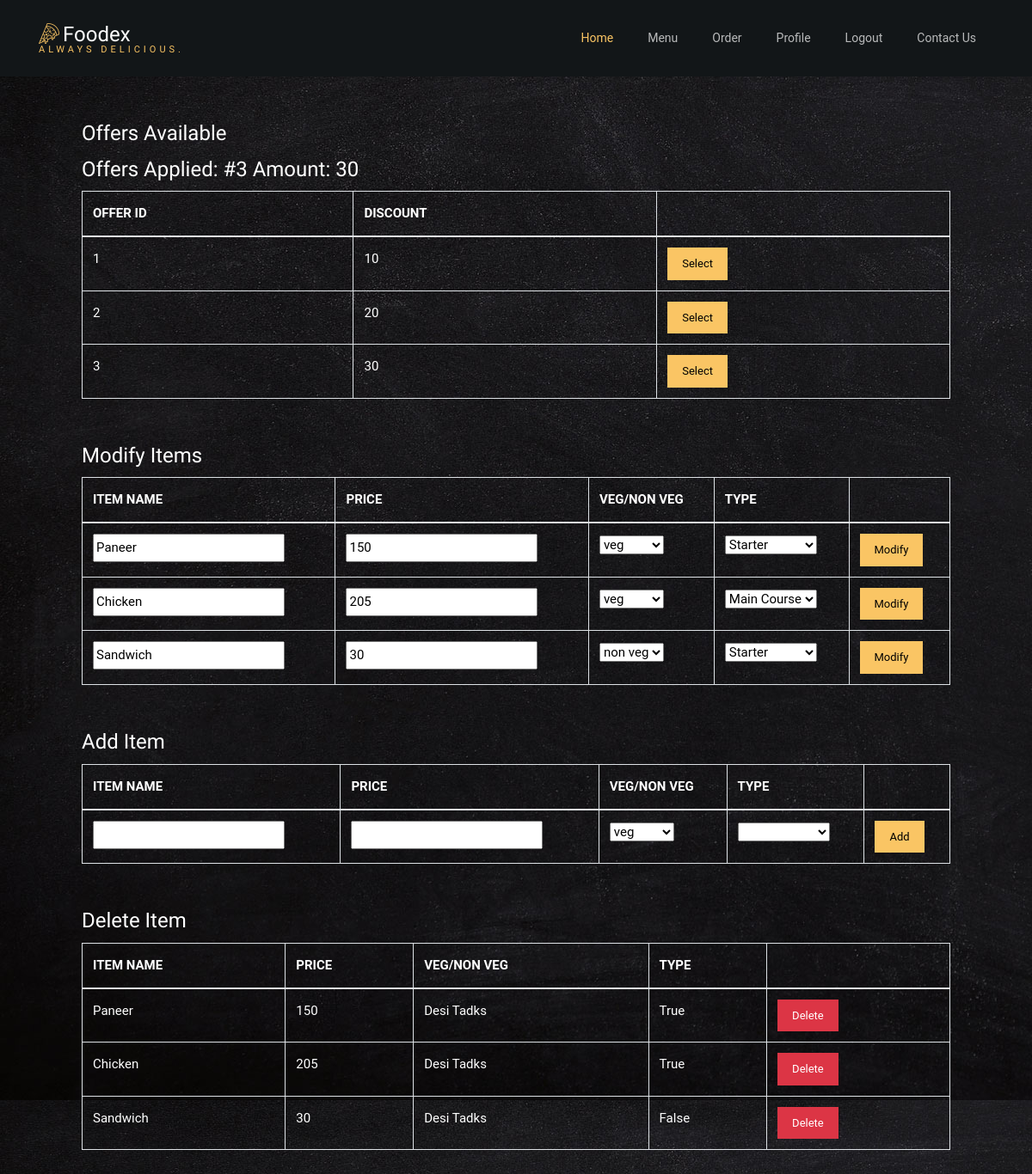
The page /restaurant/menu/ (signed in) on the database its author committed.
### webapp/models.py (models this page shows)
class Offer(models.Model):
    offer_id = models.AutoField(primary_key=True)
    discount = models.IntegerField(blank=False)

class Restaurant(models.Model):
    restaurant_id = models.AutoField(primary_key=True)
    name = models.CharField(max_length=20, blank=False)
    owner = models.ForeignKey(RestaurantOwner, on_delete=models.CASCADE)
    address = models.CharField(max_length=50, blank=False)
    location = models.ForeignKey(Location, on_delete=models.DO_NOTHING)
    avg_time = models.CharField(max_length=4, blank=False)
    avg_cost = models.CharField(max_length=5, blank=False)
    is_exclusive = models.BooleanField(default=False)
    phone = models.CharField(max_length=10, blank=False)
    cuisine = models.ForeignKey(Cuisine, on_delete=models.DO_NOTHING)
    r_logo = models.FileField(blank=True)
    offer = models.ForeignKey(Offer, on_delete=models.DO_NOTHING)
    def __str__(self):
        return self.name

class FoodItem(models.Model):
    food_item_id = models.AutoField(primary_key=True)
    type = models.ForeignKey(ItemType, on_delete=models.DO_NOTHING)
    name = models.CharField(max_length=40, blank=False)
    is_veg = models.BooleanField(default=True)

class ItemType(models.Model):
    type_id = models.AutoField(primary_key=True)
    name = models.CharField(max_length=20, blank=False)

### webapp/views.py (the view, shortened to what this page needs)
# urls.py: path('restaurant/menu/', views.menu_manipulation, name='menu'),
@login_required(login_url='/login/restaurant/')
def menu_manipulation(request):
    if not request.user.is_authenticated:
        return redirect("rlogin")
    rest = Restaurant.objects.get(owner=RestaurantOwner.objects.get(user_id=request.user.id))
    food = FoodRestaurant.objects.filter(restaurant=rest)
    menu = []
    for x in food:
        y = FoodItem.objects.get(food_item_id=x.food_item_id)
        cmenu = []
        cmenu.append(x.food_item_id)
        cmenu.append(y.name)
        cmenu.append(x.cost)
        cmenu.append(x.restaurant)
        cmenu.append(y.is_veg)
        print("yello")
        print(y.type)
        itype = ItemType.objects.get(type_id=y.type.type_id)
        cmenu.append(itype.name)
        cmenu.append(itype.type_id)
        if y.is_veg == 1:
            cmenu.append("veg")
        else:
            cmenu.append("non veg")
        menu.append(cmenu)
    offers = Offer.objects.all()
    appliedoffer = Offer.objects.get(offer_id=rest.offer_id)
    i1 = ItemType.objects.all()
    itemtypes = []
    vegarray = [[0, "non veg"], [1, "veg"]]
    for x in i1:
        itemtypes.append([x.type_id, x.name])
    context = {
        "menu": menu,
        "user": request.user,
        "itemtypes": itemtypes,
        "vegarray": vegarray,
        "offer": offers,
        "applied": appliedoffer
    }
    return render(request, 'webapp/menu_modify.html', context)

### webapp/templates/webapp/menu_modify.html (shortened to what this page needs)
<!DOCTYPE html>
{% load static %}
<html lang="en">
<head>
    <link rel="stylesheet" href="{% static "css/open-iconic-bootstrap.min.css" %}">
    <link rel="stylesheet" href="{% static "css/animate.css" %}">
    <link rel="stylesheet" href="{% static "css/owl.carousel.min.css" %}">
    <link rel="stylesheet" href="{% static "css/owl.theme.default.min.css" %}">
    <link rel="stylesheet" href="{% static "css/magnific-popup.css" %}">
    <link rel="stylesheet" href="{% static "css/aos.css" %}">
    <link rel="stylesheet" href="{% static "css/ionicons.min.css" %}">
    <link rel="stylesheet" href="{% static "css/bootstrap-datepicker.css" %}">
    <link rel="stylesheet" href="{% static "css/jquery.timepicker.css" %}">
    <link rel="stylesheet" href="{% static "css/flaticon.css" %}">
    <link rel="stylesheet" href="{% static "css/icomoon.css" %}">
    <link rel="stylesheet" href="{% static "css/style.css" %}">
    <link rel="stylesheet" href="{% static "css/index.css" %}">
    <link rel="stylesheet" href="{% static "css/table_profile.css" %}">
</head>
<body>
<nav class="navbar navbar-expand-lg navbar-dark ftco_navbar bg-dark ftco-navbar-light" id="ftco-navbar">
    <div class="container">
        <a class="navbar-brand" href="{% url 'rest_index' %}"><span
                class="flaticon-pizza-1 mr-1"></span>Foodex<br><small>Always Delicious.</small></a>
        <div class="collapse navbar-collapse" id="ftco-nav">
            <ul class="navbar-nav ml-auto">
                <li class="nav-item active"><a href="{% url 'rest_index' %}" class="nav-link">Home</a></li>
                <li class="nav-item"><a href="{% url 'menu' %}" class="nav-link">Menu</a></li>
                 <li class="nav-item"><a href="{% url 'orderlist' %}" class="nav-link">Order</a></li>
                <li class="nav-item"><a href="{% url 'rest_profile' %}" class="nav-link">Profile</a></li>
                {% if request.user.is_authenticated %}
                    <li class="nav-item"><a href="{% url 'logout_view' %}" class="nav-link">Logout</a></li>
                {% endif %}
                <li class="nav-item"><a href="{% url 'rest_index' %}" class="nav-link">Contact Us</a></li>
            </ul>
        </div>
    </div>
</nav>
<div class="container">
 <section id="content1">
        <div class="order-top" style="border:0">
            <p>
            <h4>Offers Available</h4>
            <h4>Offers Applied: #{{ applied.offer_id }} Amount: {{ applied.discount }}</h4>
            <table class="table table-hover table-bordered">
                <thead>
                <th>Offer Id</th>
                <th>Discount</th>
                <th></th>
                </thead>
                {% for x in offer %}
                     <tr>
                        <td>{{ x.offer_id }}</td>
                        <td>{{ x.discount }}</td>
                        <td>
                            <form action="" method="POST">{% csrf_token %}
                                <input type="submit" value="Select" name="submit" class="btn btn-primary btn-lg">
                            </form>
                        </td>
                     </tr>
                {% endfor %}
            </table>
            </p>
        </div>
    </section>
    <section id="content1">
        <div class="order-top" style="border:0">
            <p>
            <h4>Modify Items</h4>
            <table class="table table-hover table-bordered">
                <thead>
                <th>Item Name</th>
                <th>Price</th>
                <th>Veg/Non Veg</th>
                <th>Type</th>
                <th></th>
                </thead>
                {% for x in menu %}
                    <tr>
                        <form id="submit" role="form" action="#" method="post" enctype="multipart/form-data">
                            <td><input type="text" value="{{ x.1 }}" name="name"/></td>
                            <td><input type="number" value="{{ x.2 }}" name="cost"/></td>
                            <td><select name="is_veg" id="is_veg" required>
                                <option value="{{ x.4 }}"> {{ x.7 }}</option>
                            </select>
                            </td>
                            <td><select name="type" id="type" required>
                                <option value="{{ x.6 }}">{{ x.5 }}</option>
                            </td>
                        <td>
                                <input type="submit" name="submit" id="submit" class="btn  btn-primary btn-lg"
                                       value="Modify"/>
                            </td>
                        </form>
                    </tr>
                {% endfor %}
            </table>
            </p>
        </div>
    </section>
    <section id="content2">
        <div class="order-top" style="border:0">
            <p>
            <h4>Add Item</h4>
            <table class="table table-hover table-bordered">
                <thead>
                <th>Item Name</th>
                <th>Price</th>
                <th>Veg/Non Veg</th>
                <th>Type</th>
                <th></th>
                </thead>
                <tr>
                    <form id="submit" role="form" action="#" method="post" enctype="multipart/form-data">
                        <td><input type="text" name="name" id="name"/></td>
                        <td><input type="number" id="cost" name="cost"/></td>
                        <td><select name="is_veg" id="is_veg" required>
                            <option value="1">veg</option>
                        </select>
                        </td>
                           <td><select name="type_id" id="type_id" required>
                                <option value="{{ x.6 }}">{{ x.5 }}</option>
                                {% for y in itemtypes %}
                                    {% if y.0 != x.6 %}
                                        <option value="{{ y.0 }}">{{ y.1 }}</option>
                                    {% endif %}
                                {% endfor %}</select>
                            </td>
                         <td>
                            <input type="submit" name="submit" id="submit" class="btn  btn-primary btn-lg"
                                   value="Add"/>
                        </td>
                    </form>
                </tr>
            </table>
            </p>
        </div>
    </section>
    <section id="content3">
        <div class="order-top" style="border:0">
            <p>
            <h4>Delete Item</h4>
            <table class="table table-hover table-bordered">
                <thead>
                <th>Item Name</th>
                <th>Price</th>
                <th>Veg/Non Veg</th>
                <th>Type</th>
                <th></th>
                </thead>
                {% for x in menu %}
                    <tr>
                        <td>{{ x.1 }}</td>
                        <td>{{ x.2 }}</td>
                        <td>{{ x.3 }}</td>
                        <td>{{ x.4 }}</td>
                        <td>
                            <form action="" method="POST">{% csrf_token %}
                                <input type="submit" value="Delete" name="submit" class="btn btn-danger btn-lg">
                            </form>
                        </td>
                    </tr>
                {% endfor %}
            </table>
            </p>
        </div>
    </section>
</div>
</body>

### static/css/table_profile.css (style rules this page uses)
table { width:100%; }
th { padding: 20px 15px; text-align: left; font-weight: 600; font-size: 15px; color: #fff; text-transform: uppercase; }
td { padding: 20px; text-align: left; vertical-align:middle; font-weight: 400; font-size: 15px; color: #fff; border-bottom: solid 1px rgba(255,255,255,0.1); }
body { background: url("../images/bg_4.jpg"); font-family: 'Roboto', sans-serif; }
section { margin: 50px; }

### rows shown on the page
Offer: offer_id "3", discount "30"
Offer: offer_id "1", discount "10"
Offer: offer_id "2", discount "20"
Restaurant: name "Paneer", cost "150", type "Starter", name "Chicken", cost "205", type "Main Course", name "Sandwich", cost "30", x "150", name "Desi Tadks", x "True", x "205", x "30", x "False"

### other values the page prints
form field is_veg "veg"
form field is_veg "non veg"
